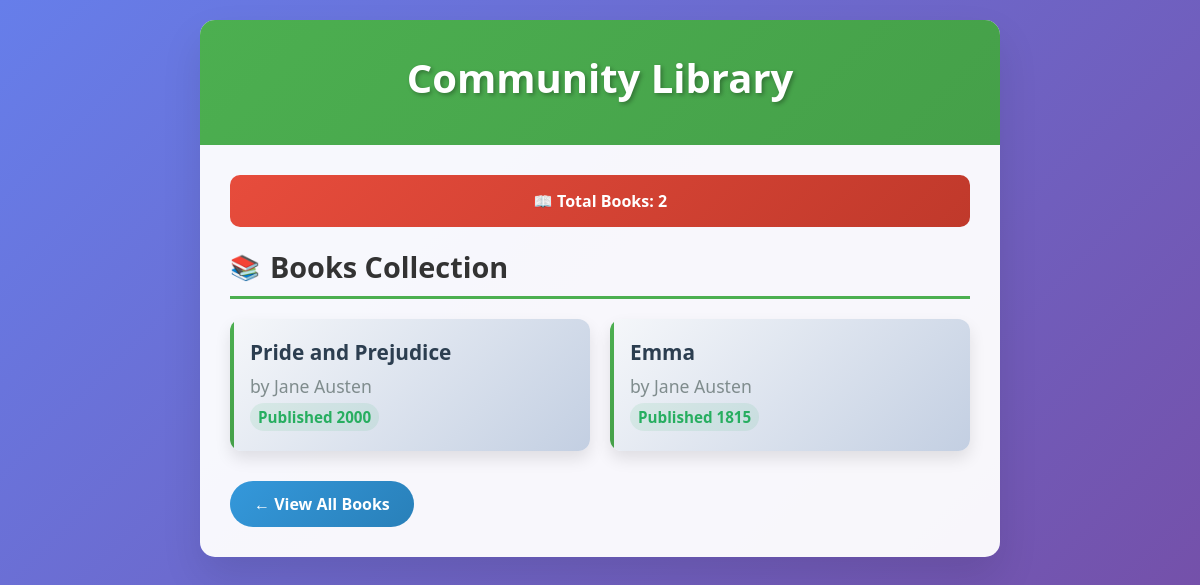
Screenshot of /relationship_app/library/3/ with the database file from the repository.
### relationship_app/models.py (models this page shows, shortened)
class Library(models.Model):
    name = models.CharField(max_length=255)
    books = models.ManyToManyField(Book)

class Book(models.Model):
    title = models.CharField(max_length=255)
    author = models.ForeignKey(Author, on_delete=models.CASCADE)
    publication_year = models.IntegerField(default=2000)

class Author(models.Model):
    name = models.CharField(max_length=255)

### relationship_app/views.py (the view)
# urls.py: path("library/<int:pk>/", LibraryDetailView.as_view(), name="library_detail"),
class LibraryDetailView(DetailView):
    model = Library
    template_name = 'library_detail.html'
    context_object_name = 'library'

### relationship_app/templates/library_detail.html (shortened to what this page needs)
<!DOCTYPE html>
<html lang="en">
<head>
</head>
<body>
    <div class="container">
        <div class="header">
            <h1>{{ library.name }}</h1>
        </div>
        <div class="content">
            <div class="stats">
                📖 Total Books: {{ library.books.count }}
            </div>
            <h2 class="section-title">Books Collection</h2>
            {% if library.books.all %}
                <div class="books-grid">
                    {% for book in library.books.all %}
                    <div class="book-card">
                        <div class="book-title">{{ book.title }}</div>
                        <div class="book-author">by {{ book.author.name }}</div>
                        <div class="book-year">Published {{ book.publication_year }}</div>
                    </div>
                    {% endfor %}
                </div>
            {% else %}
                <div class="no-books">
                    📚 No books available in this library yet.
                </div>
            {% endif %}
            <a href="/relationship_app/books/" class="back-link">← View All Books</a>
        </div>
    </div>
</body>
</html>

### relationship_app/templates/library_detail.html (style rules this page uses)
* { margin: 0; padding: 0; box-sizing: border-box; }
body { font-family: 'Segoe UI', Tahoma, Geneva, Verdana, sans-serif; background: linear-gradient(135deg, #667eea 0%, #764ba2 100%); min-height: 100vh; padding: 20px; color: #333; }
.container { max-width: 800px; margin: 0 auto; background: rgba(255, 255, 255, 0.95); border-radius: 15px; box-shadow: 0 20px 40px rgba(0, 0, 0, 0.1); overflow: hidden; }
.header { background: linear-gradient(135deg, #4CAF50 0%, #45a049 100%); color: white; padding: 30px; text-align: center; }
.header h1 { font-size: 2.5rem; margin-bottom: 10px; text-shadow: 2px 2px 4px rgba(0, 0, 0, 0.3); }
.content { padding: 30px; }
.section-title { font-size: 1.8rem; color: #333; margin-bottom: 20px; border-bottom: 3px solid #4CAF50; padding-bottom: 10px; display: flex; align-items: center; }
.section-title::before { content: "📚"; margin-right: 10px; font-size: 1.5rem; }
.books-grid { display: grid; gap: 20px; grid-template-columns: repeat(auto-fit, minmax(300px, 1fr)); }
.book-card { background: linear-gradient(135deg, #f5f7fa 0%, #c3cfe2 100%); border: none; border-radius: 12px; padding: 20px; box-shadow: 0 8px 16px rgba(0, 0, 0, 0.1); transition: all 0.3s ease; position: relative; overflow: hidden; }
.book-card::before { content: ""; position: absolute; top: 0; left: 0; width: 4px; height: 100%; background: linear-gradient(135deg, #4CAF50 0%, #45a049 100%); }
.book-title { font-size: 1.3rem; font-weight: bold; color: #2c3e50; margin-bottom: 8px; line-height: 1.3; }
.book-author { color: #7f8c8d; font-size: 1.1rem; margin-bottom: 5px; }
.book-year { color: #27ae60; font-weight: bold; font-size: 0.95rem; background: rgba(39, 174, 96, 0.1); padding: 4px 8px; border-radius: 15px; display: inline-block; }
.back-link { display: inline-block; margin-top: 30px; padding: 12px 24px; background: linear-gradient(135deg, #3498db 0%, #2980b9 100%); color: white; text-decoration: none; border-radius: 25px; transition: all 0.3s ease; font-weight: bold; }
.stats { background: linear-gradient(135deg, #e74c3c 0%, #c0392b 100%); color: white; padding: 15px; border-radius: 10px; margin-bottom: 20px; text-align: center; font-weight: bold; }

### rows the page displays
Library: name "Community Library", books.count "2"
Book: title "Pride and Prejudice", author.name "Jane Austen", publication_year "2000"
Book: title "Emma", author.name "Jane Austen", publication_year "1815"
